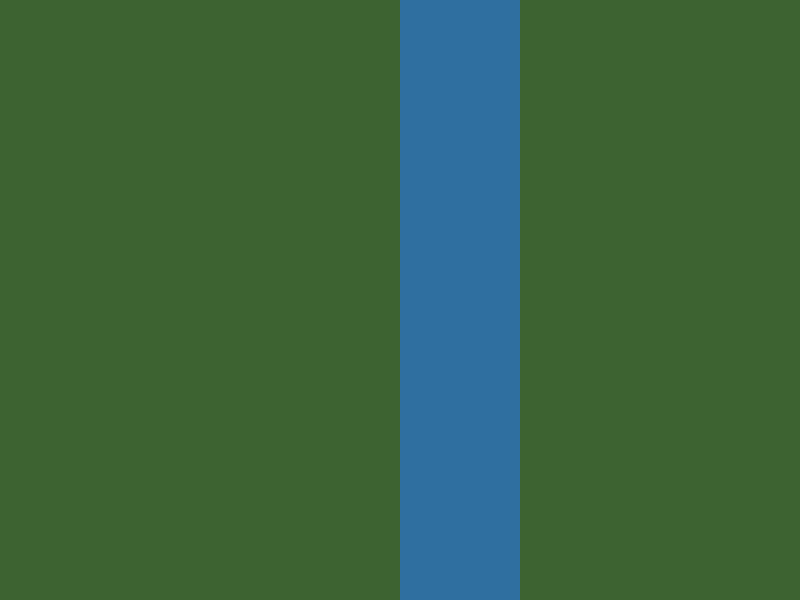

Rendered tile map (Tiled .tmx) drawn with the repository's tilesets; below, a short description and the full map source, tile grids included:
An orthogonal 40x30 tile map with 20x20 px tiles, 1 tile layer (Ground).

<map orientation="orthogonal" renderorder="right-down" width="40" height="30" tilewidth="20" tileheight="20"><tileset firstgid="1" name="naval-ground" tilewidth="20" tileheight="20"><image source="../assets/naval-ground.png" width="100" height="160" /><tile id="1"><properties><property name="water" value="" /></properties></tile></tileset><layer name="Ground" width="40" height="30"><data encoding="csv">1,1,1,1,1,1,1,1,1,1,1,1,1,1,1,1,1,1,1,1,2,2,2,2,2,2,1,1,1,1,1,1,1,1,1,1,1,1,1,1,1,1,1,1,1,1,1,1,1,1,1,1,1,1,1,1,1,1,1,1,2,2,2,2,2,2,1,1,1,1,1,1,1,1,1,1,1,1,1,1,1,1,1,1,1,1,1,1,1,1,1,1,1,1,1,1,1,1,1,1,2,2,2,2,2,2,1,1,1,1,1,1,1,1,1,1,1,1,1,1,1,1,1,1,1,1,1,1,1,1,1,1,1,1,1,1,1,1,1,1,2,2,2,2,2,2,1,1,1,1,1,1,1,1,1,1,1,1,1,1,1,1,1,1,1,1,1,1,1,1,1,1,1,1,1,1,1,1,1,1,2,2,2,2,2,2,1,1,1,1,1,1,1,1,1,1,1,1,1,1,1,1,1,1,1,1,1,1,1,1,1,1,1,1,1,1,1,1,1,1,2,2,2,2,2,2,1,1,1,1,1,1,1,1,1,1,1,1,1,1,1,1,1,1,1,1,1,1,1,1,1,1,1,1,1,1,1,1,1,1,2,2,2,2,2,2,1,1,1,1,1,1,1,1,1,1,1,1,1,1,1,1,1,1,1,1,1,1,1,1,1,1,1,1,1,1,1,1,1,1,2,2,2,2,2,2,1,1,1,1,1,1,1,1,1,1,1,1,1,1,1,1,1,1,1,1,1,1,1,1,1,1,1,1,1,1,1,1,1,1,2,2,2,2,2,2,1,1,1,1,1,1,1,1,1,1,1,1,1,1,1,1,1,1,1,1,1,1,1,1,1,1,1,1,1,1,1,1,1,1,2,2,2,2,2,2,1,1,1,1,1,1,1,1,1,1,1,1,1,1,1,1,1,1,1,1,1,1,1,1,1,1,1,1,1,1,1,1,1,1,2,2,2,2,2,2,1,1,1,1,1,1,1,1,1,1,1,1,1,1,1,1,1,1,1,1,1,1,1,1,1,1,1,1,1,1,1,1,1,1,2,2,2,2,2,2,1,1,1,1,1,1,1,1,1,1,1,1,1,1,1,1,1,1,1,1,1,1,1,1,1,1,1,1,1,1,1,1,1,1,2,2,2,2,2,2,1,1,1,1,1,1,1,1,1,1,1,1,1,1,1,1,1,1,1,1,1,1,1,1,1,1,1,1,1,1,1,1,1,1,2,2,2,2,2,2,1,1,1,1,1,1,1,1,1,1,1,1,1,1,1,1,1,1,1,1,1,1,1,1,1,1,1,1,1,1,1,1,1,1,2,2,2,2,2,2,1,1,1,1,1,1,1,1,1,1,1,1,1,1,1,1,1,1,1,1,1,1,1,1,1,1,1,1,1,1,1,1,1,1,2,2,2,2,2,2,1,1,1,1,1,1,1,1,1,1,1,1,1,1,1,1,1,1,1,1,1,1,1,1,1,1,1,1,1,1,1,1,1,1,2,2,2,2,2,2,1,1,1,1,1,1,1,1,1,1,1,1,1,1,1,1,1,1,1,1,1,1,1,1,1,1,1,1,1,1,1,1,1,1,2,2,2,2,2,2,1,1,1,1,1,1,1,1,1,1,1,1,1,1,1,1,1,1,1,1,1,1,1,1,1,1,1,1,1,1,1,1,1,1,2,2,2,2,2,2,1,1,1,1,1,1,1,1,1,1,1,1,1,1,1,1,1,1,1,1,1,1,1,1,1,1,1,1,1,1,1,1,1,1,2,2,2,2,2,2,1,1,1,1,1,1,1,1,1,1,1,1,1,1,1,1,1,1,1,1,1,1,1,1,1,1,1,1,1,1,1,1,1,1,2,2,2,2,2,2,1,1,1,1,1,1,1,1,1,1,1,1,1,1,1,1,1,1,1,1,1,1,1,1,1,1,1,1,1,1,1,1,1,1,2,2,2,2,2,2,1,1,1,1,1,1,1,1,1,1,1,1,1,1,1,1,1,1,1,1,1,1,1,1,1,1,1,1,1,1,1,1,1,1,2,2,2,2,2,2,1,1,1,1,1,1,1,1,1,1,1,1,1,1,1,1,1,1,1,1,1,1,1,1,1,1,1,1,1,1,1,1,1,1,2,2,2,2,2,2,1,1,1,1,1,1,1,1,1,1,1,1,1,1,1,1,1,1,1,1,1,1,1,1,1,1,1,1,1,1,1,1,1,1,2,2,2,2,2,2,1,1,1,1,1,1,1,1,1,1,1,1,1,1,1,1,1,1,1,1,1,1,1,1,1,1,1,1,1,1,1,1,1,1,2,2,2,2,2,2,1,1,1,1,1,1,1,1,1,1,1,1,1,1,1,1,1,1,1,1,1,1,1,1,1,1,1,1,1,1,1,1,1,1,2,2,2,2,2,2,1,1,1,1,1,1,1,1,1,1,1,1,1,1,1,1,1,1,1,1,1,1,1,1,1,1,1,1,1,1,1,1,1,1,2,2,2,2,2,2,1,1,1,1,1,1,1,1,1,1,1,1,1,1,1,1,1,1,1,1,1,1,1,1,1,1,1,1,1,1,1,1,1,1,2,2,2,2,2,2,1,1,1,1,1,1,1,1,1,1,1,1,1,1,1,1,1,1,1,1,1,1,1,1,1,1,1,1,1,1,1,1,1,1,2,2,2,2,2,2,1,1,1,1,1,1,1,1,1,1,1,1,1,1</data></layer></map>
